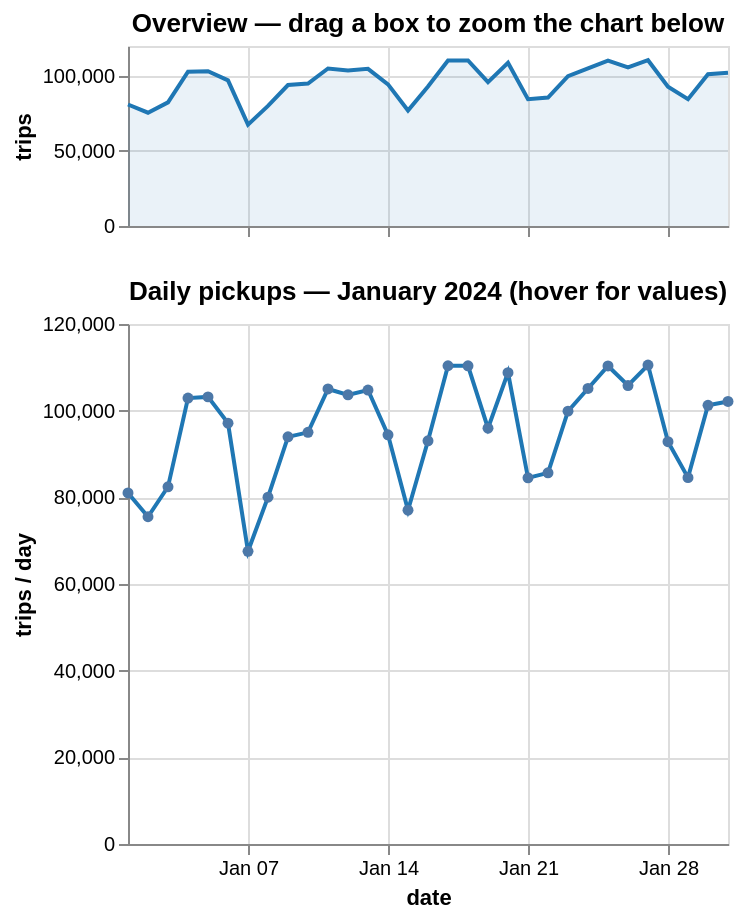

The notebook cell saved with this chart:
### Markdown cell above
## 1. Daily volume — drag to zoom, hover to read

~2.96M trips, effectively all in January 2024. **Drag a box across the small overview strip** and the detail chart below zooms to that date range; hover the line for exact counts. The mid-month peak (Sat Jan 27) and the New Year's hangover (Jan 2, the 2nd-quietest day) are easy to inspect up close.

### Code cell
daily = q(f"""
    SELECT date_trunc('day', tpep_pickup_datetime)::DATE AS day, count(*) AS trips
    FROM trips WHERE {JAN} GROUP BY 1 ORDER BY 1
""")
# Mouse-drag brush-zoom (works inside JupyterLab, unlike wheel zoom):
# drag a box on the small overview and the detail chart zooms to that range.
brush = alt.selection_interval(encodings=["x"], name="brush")
overview = (
    alt.Chart(daily).mark_area(color="#1f77b422", line={"color": "#1f77b4"})
    .encode(x=alt.X("day:T", axis=alt.Axis(labels=False, title=None)), y="trips:Q")
    .add_params(brush)
    .properties(height=90, title="Overview — drag a box to zoom the chart below")
)
detail = (
    alt.Chart(daily).transform_filter(brush)
    .mark_line(point=True, color="#1f77b4")
    .encode(
        x=alt.X("day:T", title="date"), y=alt.Y("trips:Q", title="trips / day"),
        tooltip=[alt.Tooltip("day:T", title="date"), alt.Tooltip("trips:Q", title="trips", format=",")],
    )
    .properties(height=260, title="Daily pickups — January 2024 (hover for values)")
)
overview & detail

### Figure 1 — Vega-Lite specification as saved in the notebook (floating-point values rounded to 4 significant figures)
{"$schema": "https://vega.github.io/schema/vega-lite/v5.20.1.json", "axis": {"grid": true, "gridColor": "#eeeeee"}, "data": {"name": "data-15acfa3be835966a5a2d7f5679ea8be3"}, "datasets": {"data-15acfa3be835966a5a2d7f5679ea8be3": [{"day": "2024-01-01T00:00:00", "trips": 81013}, {"day": "2024-01-02T00:00:00", "trips": 75519}, {"day": "2024-01-03T00:00:00", "trips": 82427}, {"day": "2024-01-04T00:00:00", "trips": 102901}, {"day": "2024-01-05T00:00:00", "trips": 103178}, {"day": "2024-01-06T00:00:00", "trips": 97117}, {"day": "2024-01-07T00:00:00", "trips": 67543}, {"day": "2024-01-08T00:00:00", "trips": 80034}, {"day": "2024-01-09T00:00:00", "trips": 93962}, {"day": "2024-01-10T00:00:00", "trips": 95000}, {"day": "2024-01-11T00:00:00", "trips": 105010}, {"day": "2024-01-12T00:00:00", "trips": 103655}, {"day": "2024-01-13T00:00:00", "trips": 104758}, {"day": "2024-01-14T00:00:00", "trips": 94420}, {"day": "2024-01-15T00:00:00", "trips": 77033}, {"day": "2024-01-16T00:00:00", "trips": 93057}, {"day": "2024-01-17T00:00:00", "trips": 110365}, {"day": "2024-01-18T00:00:00", "trips": 110358}, {"day": "2024-01-19T00:00:00", "trips": 95951}, {"day": "2024-01-20T00:00:00", "trips": 108768}, {"day": "2024-01-21T00:00:00", "trips": 84502}, {"day": "2024-01-22T00:00:00", "trips": 85650}, {"day": "2024-01-23T00:00:00", "trips": 99891}, {"day": "2024-01-24T00:00:00", "trips": 105120}, {"day": "2024-01-25T00:00:00", "trips": 110318}, {"day": "2024-01-26T00:00:00", "trips": 105804}, {"day": "2024-01-27T00:00:00", "trips": 110515}, {"day": "2024-01-28T00:00:00", "trips": 92837}, {"day": "2024-01-29T00:00:00", "trips": 84547}, {"day": "2024-01-30T00:00:00", "trips": 101233}, {"day": "2024-01-31T00:00:00", "trips": 102120}]}, "params": [{"name": "brush", "select": {"encodings": ["x"], "type": "interval"}, "views": ["view_5"]}], "range": {"category": ["#1f77b4", "#ff7f0e", "#2ca02c", "#d62728", "#9467bd", "#8c564b"]}, "vconcat": [{"encoding": {"x": {"axis": {"labels": false, "title": null}, "field": "day", "type": "temporal"}, "y": {"field": "trips", "type": "quantitative"}}, "height": 90, "mark": {"color": "#1f77b422", "line": {"color": "#1f77b4"}, "type": "area"}, "name": "view_5", "title": "Overview — drag a box to zoom the chart below"}, {"encoding": {"tooltip": [{"field": "day", "title": "date", "type": "temporal"}, {"field": "trips", "format": ",", "title": "trips", "type": "quantitative"}], "x": {"field": "day", "title": "date", "type": "temporal"}, "y": {"field": "trips", "title": "trips / day", "type": "quantitative"}}, "height": 260, "mark": {"color": "#1f77b4", "point": true, "type": "line"}, "title": "Daily pickups — January 2024 (hover for values)", "transform": [{"filter": {"param": "brush"}}]}], "view": {"continuousWidth": 450, "stroke": null}}
